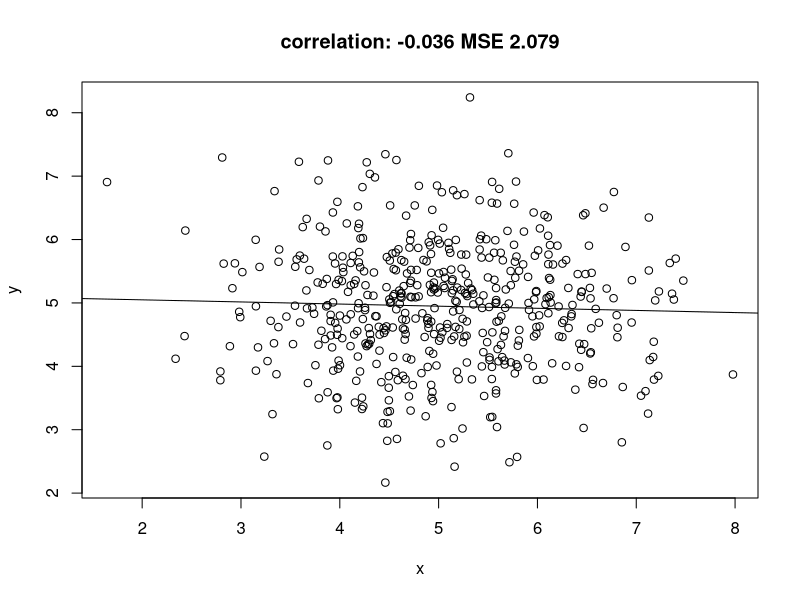
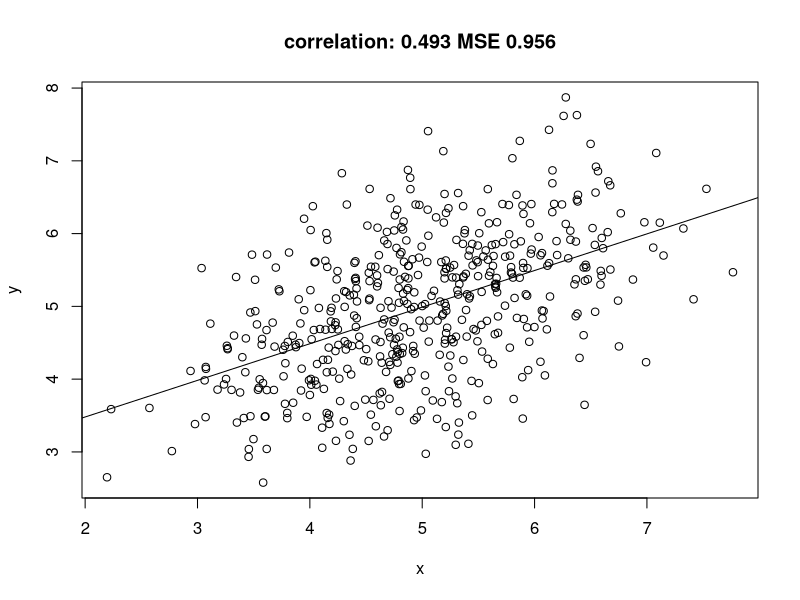
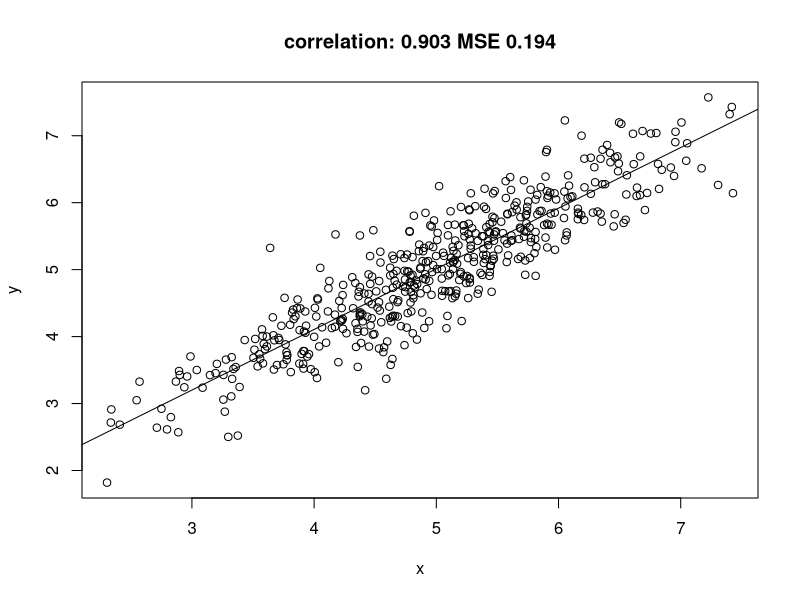
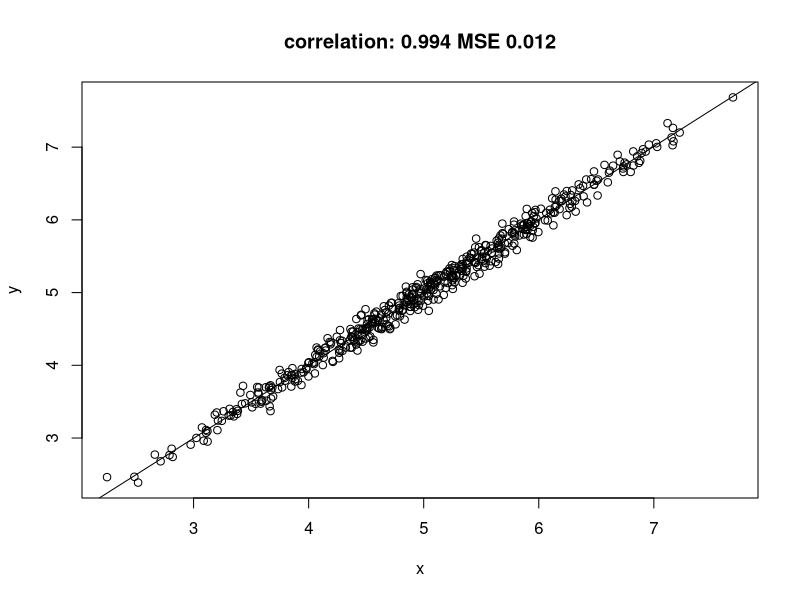

The R script that drew these images, in order:
## ---- chunk 1
library(mvtnorm)
r = 0.0
Sigma = cbind(c(1, r), c(r, 1))
out = rmvnorm(500, c(5,5), Sigma)
x = out[,1]
y = out[,2]
plot(x, y)
model = lm(y~x)
summary(model)
lines(abline(model))
mse = round(mean((x-y)^2), digits=3)
title(paste("correlation:", round(cor(x,y),digits=3), "MSE", mse))

r = .5
Sigma = cbind(c(1, r), c(r, 1))
out = rmvnorm(500, c(5,5), Sigma)
x = out[,1]
y = out[,2]
plot(x, y)
model = lm(y~x)
summary(model)
lines(abline(model))
mse = round(mean((x-y)^2), digits=3)
title(paste("correlation:", round(cor(x,y),digits=3), "MSE", mse))

r = .9
Sigma = cbind(c(1, r), c(r, 1))
out = rmvnorm(500, c(5,5), Sigma)
x = out[,1]
y = out[,2]
plot(x, y)
model = lm(y~x)
summary(model)
lines(abline(model))
mse = round(mean((x-y)^2), digits=3)
title(paste("correlation:", round(cor(x,y),digits=3), "MSE", mse))

r = .95
Sigma = cbind(c(1, r), c(r, 1))
out = rmvnorm(500, c(5,5), Sigma)
x = out[,1]
y = out[,2]
y = x + 0.1 * rnorm(500)
plot(x, y)
model = lm(y~x)
summary(model)
lines(abline(model))
mse = round(mean((x-y)^2), digits=3)
title(paste("correlation:", round(cor(x,y),digits=3), "MSE", mse))
## ---- chunk 2
library(sp)
cov = function(h) exp(-h)

sk = function(data, newdata, mu, cov) {
	library(sp) # spDists
	V = cov(spDists(data))
	v = cov(spDists(data, newdata))
	mu + t(v) %*% solve(V, data[[1]] - mu)
}

# prediction location at (0,0):
newdata = SpatialPoints(cbind(0,1))

# observation location at (1,1), with attribute value (y) 3:
pts = SpatialPoints(cbind(1,1))
data = SpatialPointsDataFrame(pts, data.frame(z = 3))

sk(data, newdata, 0, cov) # mu = 0
newdata = SpatialPoints(cbind(.1 * 0:20, 1))
sk(data, newdata, 0, cov) # mu = 0
